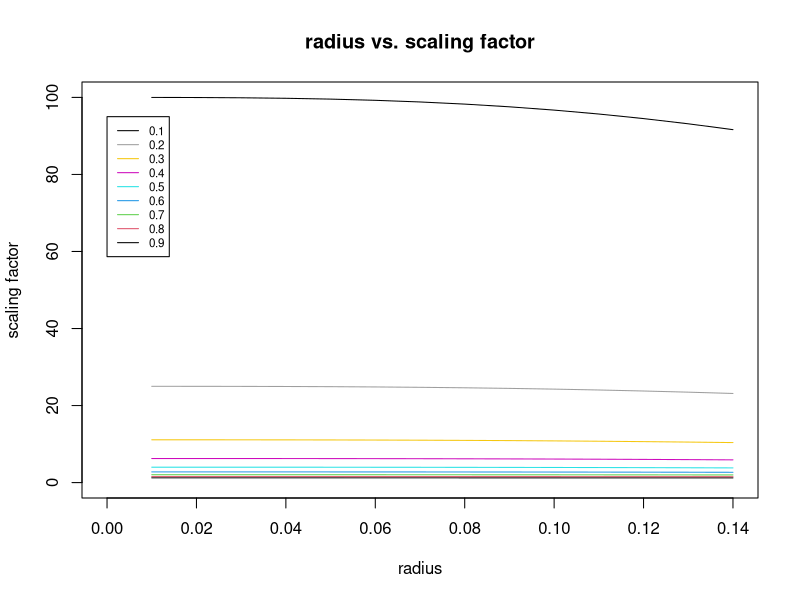
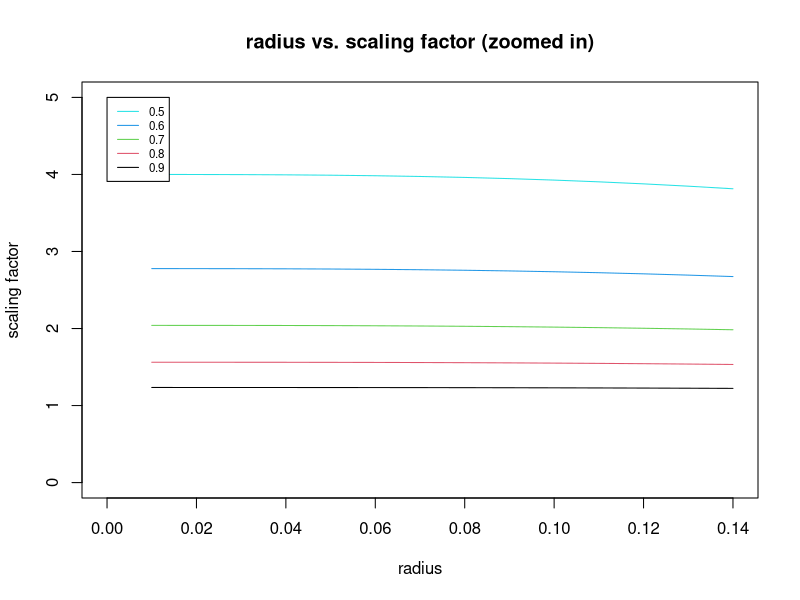

Generate these figures, in order, with R:
library(spatstat)

K_var <- function(radius, npoints, window = owin(c(0,1),c(0,1))) {
  # assuming window is unit square
  omega <- area(window)
  beta <- pi * (radius^2) / omega
  gamma <- perimeter(window) * radius / omega
  return(((2*(omega^2)*beta) * (1+0.305*gamma+beta*(-1+0.0132*npoints*gamma)))/(npoints^2))
}

variances <- c()
for (npoints in 10:280) {
  variances <- c(variances, K_var(0.01,npoints))
}

scaling_constant <- function(thinning_param, npoints, radius=seq(0,0.14,0.01), mean=FALSE) {
  if (mean==TRUE) {
    return (mean((K_var(radius,round(npoints*thinning_param))/K_var(radius,npoints))[-1]))
  } else {
    return(K_var(radius,round(npoints*thinning_param))/K_var(radius,npoints))
  }
}

plot(seq(0,0.14,0.01), scaling_constant(0.9, 250), type="l", lty=1, col=1, ylim=c(0,100), xlab="radius", ylab="scaling factor", main="radius vs. scaling factor")
lines(seq(0,0.14,0.01), scaling_constant(0.8, 250), lty=1, col=2)
lines(seq(0,0.14,0.01), scaling_constant(0.7, 250), lty=1, col=3)
lines(seq(0,0.14,0.01), scaling_constant(0.6, 250), lty=1, col=4)
lines(seq(0,0.14,0.01), scaling_constant(0.5, 250), lty=1, col=5)
lines(seq(0,0.14,0.01), scaling_constant(0.4, 250), lty=1, col=6)
lines(seq(0,0.14,0.01), scaling_constant(0.3, 250), lty=1, col=7)
lines(seq(0,0.14,0.01), scaling_constant(0.2, 250), lty=1, col=8)
lines(seq(0,0.14,0.01), scaling_constant(0.1, 250), lty=1, col=9)
legend(0, 95, legend=c("0.1", "0.2", "0.3", "0.4", "0.5", "0.6", "0.7", "0.8", "0.9"),
       col=c(9,8,7,6,5,4,3,2,1), lty =1, cex=0.7)


plot(seq(0,0.14,0.01), scaling_constant(0.9, 250), type="l", lty=1, col=1, ylim=c(0,5), xlab="radius", ylab="scaling factor", main="radius vs. scaling factor (zoomed in)")
lines(seq(0,0.14,0.01), scaling_constant(0.8, 250), lty=1, col=2)
lines(seq(0,0.14,0.01), scaling_constant(0.7, 250), lty=1, col=3)
lines(seq(0,0.14,0.01), scaling_constant(0.6, 250), lty=1, col=4)
lines(seq(0,0.14,0.01), scaling_constant(0.5, 250), lty=1, col=5)
legend(0, 5, legend=c("0.5", "0.6", "0.7", "0.8", "0.9"),
       col=c(5,4,3,2,1), lty =1, cex=0.7)
